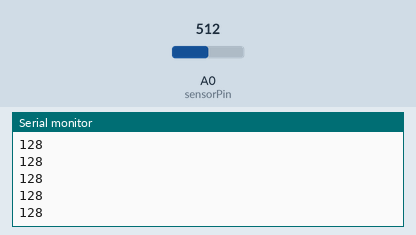
Bench run of a sketch on a simulated Arduino Uno, built with avr-gcc and run on an emulated ATmega328P. On the bench: the last lines printed to the serial monitor. The inputs (shaded band) are chosen by the test bench; at power-on: A0 (sensorPin) = 512.

Above: at 1.2 s.
1.3 s: A0 (sensorPin) set to 716
At 1.31 s:
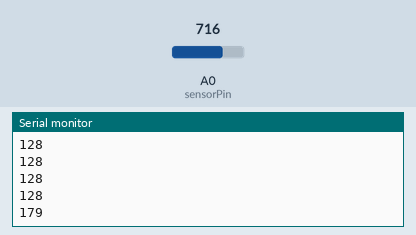
2.8 s: A0 (sensorPin) set to 900
At 2.81 s:
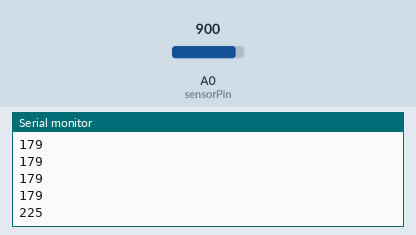
Timing chart, 0 to 5.8 s (numbered marks = the images above; inputs shaded):
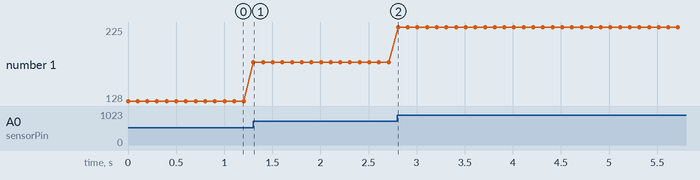

Measured:
- after the input at 1.3 s, the serial monitor: prints a new line at once (image 1)
- after the input at 2.8 s, the serial monitor: prints a new line at once (image 2)
- plotted number 1: 128 → 179 after the input at 1.3 s, 179 → 225 after the input at 2.8 s

The sketch:

listing_11.6_data.ino
```cpp
// Примечание: это код для Arduino, а не для Processing
int sensorPin = 0; // Выбор входного вывода
int valid_data = 0;
void setup() {
  Serial.begin(9600); // Запуск последовательного порта
}
void loop() {
  valid_data = analogRead(sensorPin) / 4; // Чтение данных с сенсора
  Serial.println(valid_data);
  delay(100); // Задержка 100 мс
}
```
